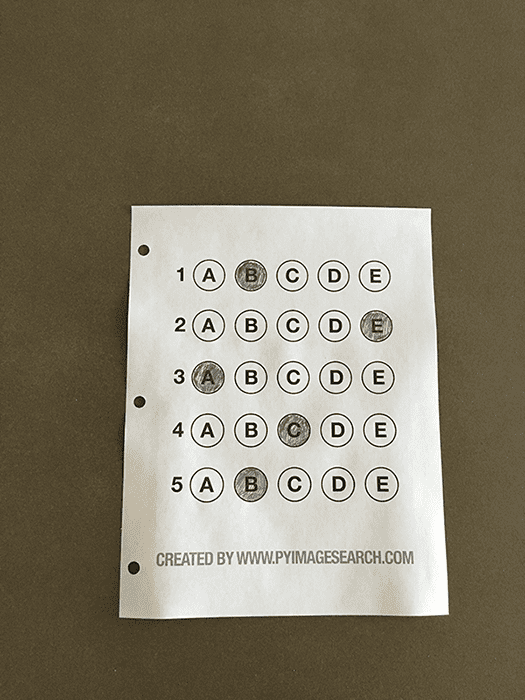
#> input picture images/mcqsheet.png, 525 x 700 px, found by its file name
$ python main.py
#> lines starting #> are read from the running program, lines starting #| are printed output that depends on the picture; after the words box and inside, x2 and y2 are one past the last pixel; in counts of white or black regions, pixels touching at a corner belong together
### utilis.py
import cv2
import numpy as np

# [36 lines left out: function stackImages, not called in this run]
def rectContours(contours):

    rectCon=[]
    for i in contours:
        area = cv2.contourArea(i)
        #print("Area",area)
        if area > 50:
            peri = cv2.arcLength(i, True)
            approx = cv2.approxPolyDP(i, 0.02 * peri, True)  #APPROXIMATION OF HOWMANY CORNER POINTS
            #print("Corner Points",len(approx))
            if len(approx) == 4:
                rectCon.append(i)
                rectCon = sorted(rectCon,key=cv2.contourArea,reverse=True)
                return rectCon

def getCornerPoints(cont):
               peri = cv2.arcLength(cont, True)
               approx = cv2.approxPolyDP(cont, 0.02 * peri, True)
               return approx

# [15 lines left out: function reorder, not called in this run]

### main.py
import cv2
import numpy as np
import utilis

######################################
__path__="D:\\DIP\\mcqsheet.png"
widthImg = 700
heightImg = 700
######################################

img = cv2.imread(__path__)
#> img is the input picture: shape (700, 525, 3); mean B, G, R 104.6, 123.3, 130.7

#IMG PREPROCESSING
img = cv2.resize(img,(widthImg,heightImg))
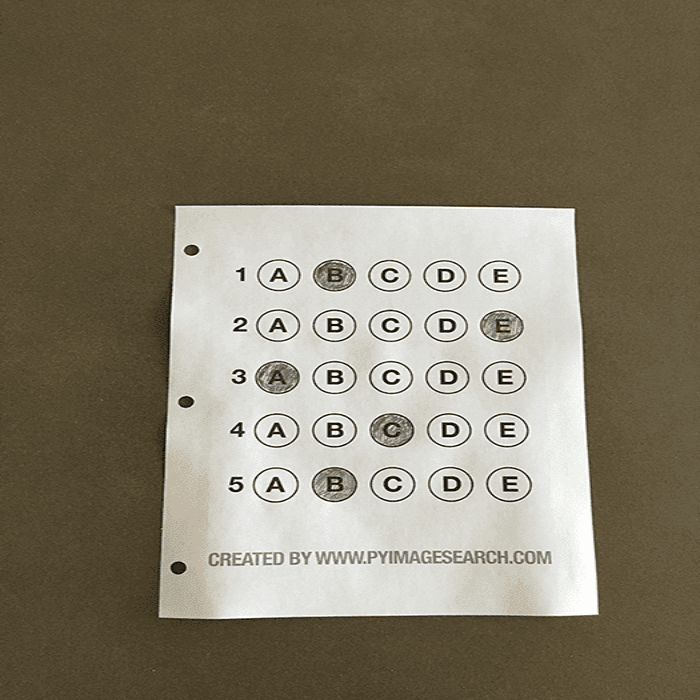
#> img: shape (700, 700, 3); mean B, G, R 104.6, 123.3, 130.8
imgContours = img.copy()
imgBiggestContours = img.copy()
imgGray= cv2.cvtColor(img,cv2.COLOR_BGR2GRAY)
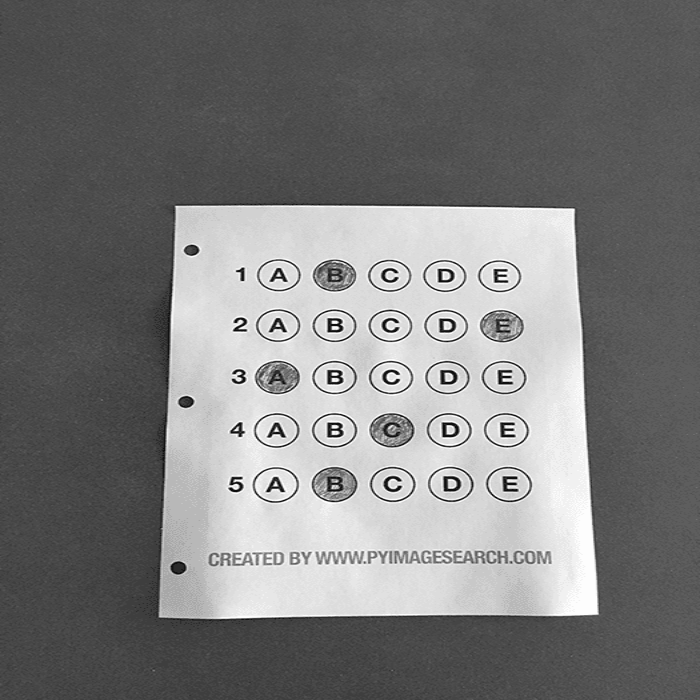
#> imgGray: shape (700, 700); min 14, max 253, mean 123.3
imgBlur= cv2.GaussianBlur(imgGray,(5,5),1)
imgCanny= cv2.Canny(imgBlur,10,50)
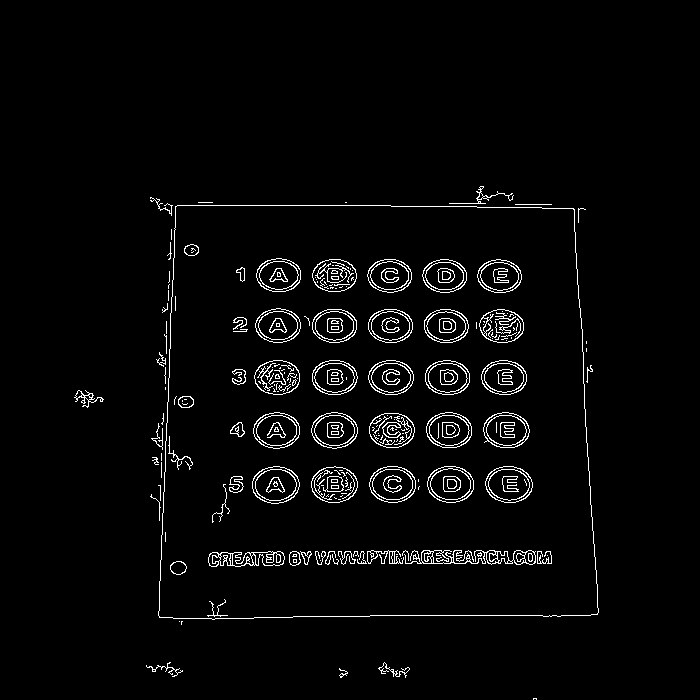
#> imgCanny: shape (700, 700); 3% white in thin lines or dots, all inside (x1, y1, x2, y2) = (74, 186, 599, 700)

#TO FINDing all  CONTUOURS
countours,heirarchy= cv2.findContours(imgCanny,cv2.RETR_EXTERNAL,cv2.CHAIN_APPROX_NONE)
#> countours = 35 contours, 30 with area under 20; largest, box (x1, y1, x2, y2) and area: (158, 205, 599, 620) 171670, (74, 390, 104, 408) 104, (449, 186, 514, 204) 60, (146, 662, 183, 677) 23, (378, 662, 410, 678) 22
cv2.drawContours(imgContours,countours,-1,(0,255,0),10)
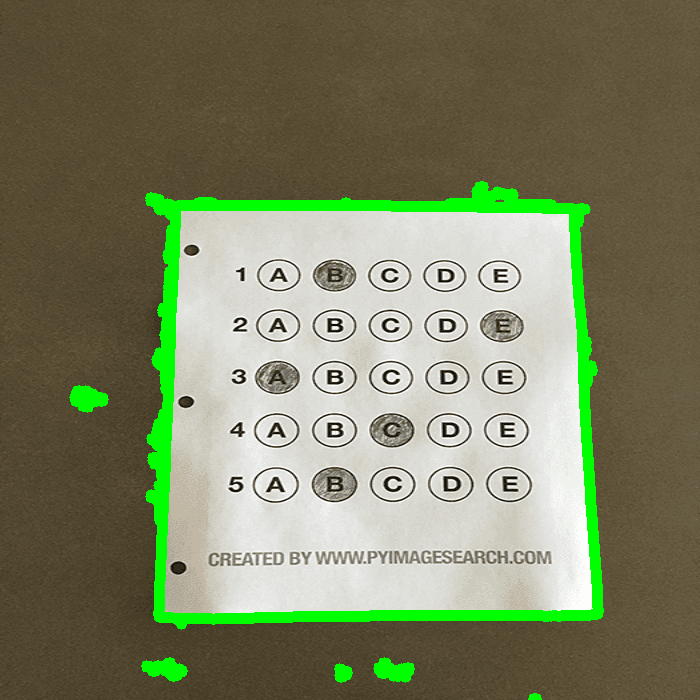
#> imgContours: shape (700, 700, 3); 4.94% of pixels changed, all inside (x1, y1, x2, y2) = (69, 181, 604, 700)
#> the loop in rectContours, `for i in contours:` made 30 passes
#> (area, peri, approx) on pass 30: (171669.5, 1679.1, [[175, 206], [159, 617], [597, 614], [573, 208]])
#> (area, peri) on pass 14: (104.5, 163.9)

#FIND RECTANGLES
rectCon=utilis.rectContours(countours)
#> rectCon = 1 contour; box (x1, y1, x2, y2) and area: (158, 205, 599, 620) 171670
biggestContour = utilis.getCornerPoints(rectCon[0])
#> in getCornerPoints, `peri = cv2.arcLength(cont, True)`: peri = 1679.1
#> in getCornerPoints, `approx = cv2.approxPolyDP(cont, 0.02 * peri, True)`: approx = [[175, 206], [159, 617], [597, 614], [573, 208]]
#> biggestContour = [[175, 206], [159, 617], [597, 614], [573, 208]]
#> (the run stopped early here; a loop or call above may not have finished)
